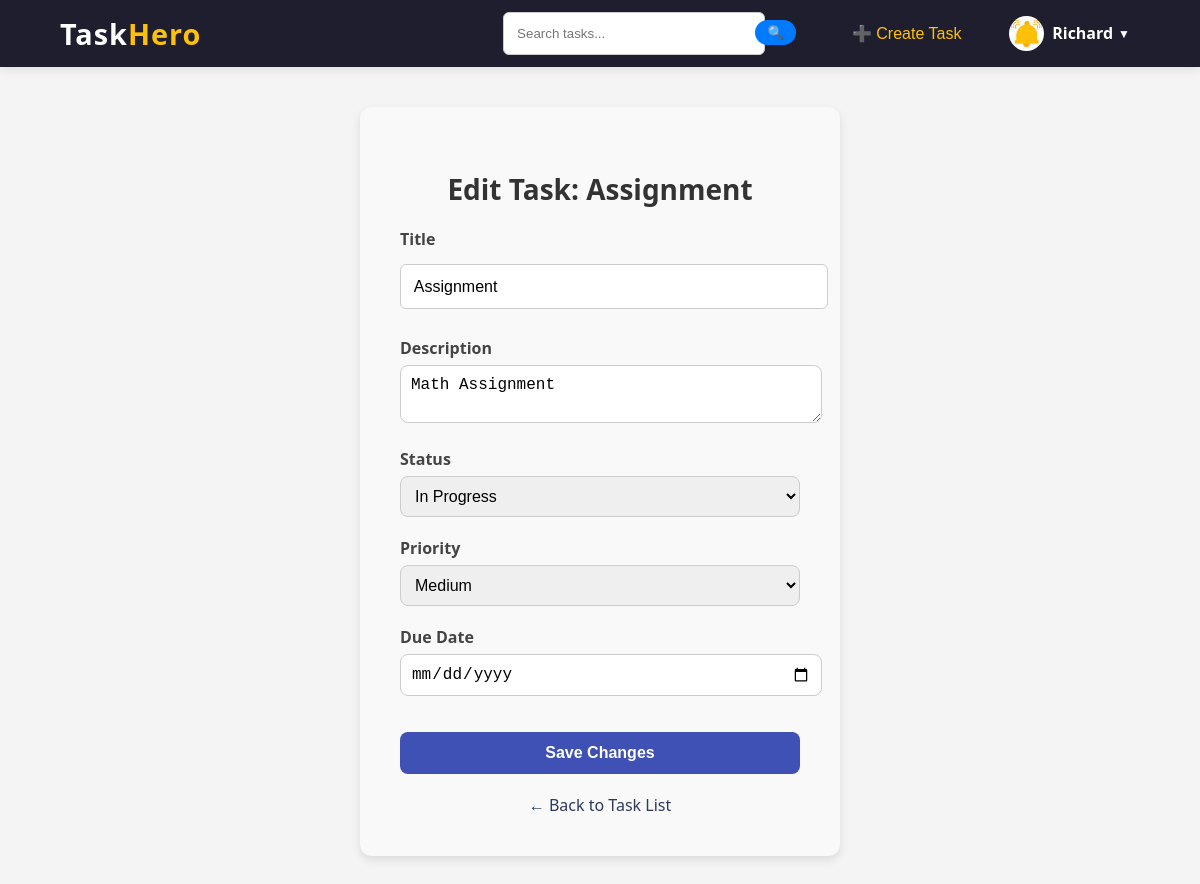
Screenshot of /task/edit/7/ (signed in) with the database file from the repository.
### core/models.py (models this page shows, shortened)
class Task(models.Model):
    STATUS_CHOICES = [
        ('to_do', 'To Do'),
        ('in_progress', 'In Progress'),
        ('completed', 'Completed'),
    ]
    PRIORITY_CHOICES = [
        ('low', 'Low'),
        ('medium', 'Medium'),
        ('high', 'High'),
    ]
    title = models.CharField(max_length=255)
    description = models.TextField()
    due_date = models.DateField()
    status = models.CharField(max_length=20, choices=STATUS_CHOICES, default='to_do')
    priority = models.CharField(max_length=20, choices=PRIORITY_CHOICES, default='low')
    user = models.ForeignKey(User, on_delete=models.CASCADE, related_name='tasks')  # Link task to user

### core/views.py (the view)
# urls.py: path('task/edit/<int:task_id>/', views.edit_task, name='edit_task'),
@login_required
def edit_task(request, task_id):
    task = get_object_or_404(Task, id=task_id, user=request.user)
    if task.user != request.user:
        return HttpResponseForbidden("You do not have permission to edit this task.")
    if request.method == 'POST':
        form = TaskForm(request.POST, instance=task)
        if form.is_valid():
            form.save()
            return redirect('dashboard')  # Redirect to the task list after updating
    else:
        form = TaskForm(instance=task)
    return render(request, 'core/edit_task.html', {'form': form, 'task': task})

### core/forms.py (shortened to what this page needs)
class TaskForm(forms.ModelForm):
    class Meta:
        model = Task
        fields = ['title', 'description', 'due_date', 'status', 'priority']
    due_date = forms.DateField(widget=forms.DateInput(attrs={'type': 'date'}))
    priority = forms.ChoiceField(choices=[('low', 'Low'), ('medium', 'Medium'), ('high', 'High')])

### core/templates/core/edit_task.html (shortened to what this page needs)
{% extends 'core/base.html' %}
{% load static %}
{% block content %}
<div class="form-container">
  <h2 class="form-title">Edit Task: {{ task.title }}</h2>
  <form method="POST" action="" class="task-form">
    <div class="form-group">
      <label for="title">Title</label>
      <input type="text" name="title" id="title" value="{{ form.title.value }}" required>
    </div>
    <div class="form-group">
      <label for="description">Description</label>
      <textarea name="description" id="description">{{ form.description.value }}</textarea>
    </div>
    <div class="form-group">
      <label for="status">Status</label>
      <select name="status" id="status" required>
        {% for value, label in form.fields.status.choices %}
          <option value="{{ value }}" {% if form.status.value == value %}selected{% endif %}>{{ label }}</option>
        {% endfor %}
      </select>
    </div>
    <div class="form-group">
      <label for="priority">Priority</label>
      <select name="priority" id="priority" required>
        {% for value, label in form.fields.priority.choices %}
          <option value="{{ value }}" {% if form.priority.value == value %}selected{% endif %}>{{ label }}</option>
        {% endfor %}
      </select>
    </div>
    <div class="form-group">
      <label for="due_date">Due Date</label>
      <input type="date" name="due_date" id="due_date" value="{{ form.due_date.value|default_if_none:'' }}">
    </div>
    <button type="submit" class="submit-btn">Save Changes</button>
  </form>
  <a href="{% url 'dashboard' %}" class="back-link">← Back to Task List</a>
</div>
{% endblock %}

### core/templates/core/base.html (shortened to what this page needs)
{% load static %}
<!DOCTYPE html>
<html lang="en">
<head>
    <link rel="stylesheet" href="{% static 'core/style.css' %}">
    <link rel="stylesheet" href="https://cdnjs.cloudflare.com/ajax/libs/animate.css/4.1.1/animate.min.css"/>
</head>
<body>
    <nav class="navbar">
        <div class="container">
            <div class="logo">Task<span>Hero</span></div>
            <div class="nav-links">
                {% if user.is_authenticated %}
                <form action="{% url 'search_tasks' %}" method="get" class="search-form">
                  <input type="text" name="q" placeholder="Search tasks..." required>
                  <button type="submit">🔍</button>
                </form>
                <form action="{% url 'create_task'%}" method="post" class="logout-form">
                    <button type="submit" class="create-btn">➕ Create Task</button>
                </form>
                  <div class="profile-dropdown">
                    <div class="profile-toggle" onclick="toggleDropdown()">
                        {% if profile.profile_picture %}
                            <img src="{{ profile.profile_picture.url }}" alt="Profile Picture" class="profile-img">
                        {% else %}
                            <img src="{% static 'core/images/reminder2.jpeg' %}" alt="Default Profile Picture" class="profile-img">
                        {% endif %}
                        <span class="profile-name">{{ user.first_name|title }}</span>
                        <span class="dropdown-icon">▼</span>
                    </div>
                  </div>
                {% endif %}
            </div>
        </nav>
    <div class="content">
        {% block content %}
        {% endblock %}
    </div>
</body>
</html>

### core/static/core/style.css (style rules this page uses)
body { font-family: 'Segoe UI', sans-serif; margin: 0; padding: 0; background: #f4f4f4; }
.navbar { background-color: #1e1e2f; padding: 4px 0; box-shadow: 0 2px 10px rgba(0,0,0,0.1); position: sticky; top: 0; z-index: 1000; }
.navbar .container { width: 90%; max-width: 1200px; margin: 0 auto; display: flex; justify-content: space-between; align-items: center; }
.logo { font-size: 1.8rem; color: #ffffff; font-weight: bold; letter-spacing: 1px; }
.logo span { color: #ffc107; }
.nav-links { display: flex; gap: 25px; align-items: center; }
.nav-links a, .logout-form button { color: #FFC107; text-decoration: none; font-weight: 500; font-size: 1rem; background: none; border: none; cursor: pointer; transition: color 0.3s ease; }
.logout-form { display: inline; }
.nav-links a, .logout-form button { position: relative; }
.nav-links a::after, .logout-form button::after { content: ''; position: absolute; left: 0; bottom: -4px; width: 0; height: 2px; background-color: #ffc107; transition: width 0.3s ease; }
.profile-dropdown { position: relative; display: inline-block; }
.profile-toggle { display: flex; align-items: center; cursor: pointer; padding: 5px 10px; border-radius: 20px; color: white; transition: background 0.3s ease; }
.profile-img { width: 35px; height: 35px; border-radius: 50%; object-fit: cover; margin-right: 8px; }
.profile-name { font-weight: bold; margin-right: 5px; }
.dropdown-icon { font-size: 12px; }
.form-container { max-width: 400px; background: white; margin: 3rem auto; padding: 2rem; border-radius: 10px; box-shadow: 0 8px 16px rgba(0,0,0,0.1); }
h2 { text-align: center; color: #2e3a59; }
form { display: flex; flex-direction: column; }
form input[type="text"], form input[type="password"], form input[type="email"] { padding: 0.8rem; margin: 0.5rem 0; border: 1px solid #ccc; border-radius: 6px; }
form button { background-color: #2e3a59; color: white; padding: 0.8rem; margin-top: 1rem; border: none; border-radius: 6px; cursor: pointer; font-weight: bold; }
.form-container a { color: #2e3a59; text-decoration: none; font-weight: 500; }
.form-container { max-width: 400px; margin: 40px auto; padding: 40px; background-color: #f9f9f9; border-radius: 12px; box-shadow: 0 4px 10px rgba(0, 0, 0, 0.1); }
.form-title { text-align: center; font-size: 28px; margin-bottom: 20px; color: #333; }
.task-form { display: flex; flex-direction: column; }
.form-group { margin-bottom: 20px; }
.form-group label { display: block; font-weight: bold; margin-bottom: 6px; color: #444; }
.form-group input, .form-group textarea, .form-group select { width: 100%; padding: 10px; border: 1px solid #ccc; border-radius: 8px; font-size: 16px; transition: border 0.2s; }
.submit-btn { padding: 12px; background-color: #3f51b5; color: #fff; font-weight: bold; border: none; border-radius: 8px; cursor: pointer; font-size: 16px; transition: background-color 0.3s; }
.back-link { display: block; text-align: center; margin-top: 20px; color: #3f51b5; text-decoration: none; font-weight: 500; }
.create-btn { margin: 0; }
.search-form { width: 30vw; display: flex; justify-content: space-around; align-items: center; position: relative; }
.search-form input { padding: 5px 10px; border-radius: 20px; border: 1px solid #ccc; width: 65%; }
.search-form button { background-color: #007bff; color: white; padding: 5px 12px; border: none; border-radius: 20px; cursor: pointer; transition: background-color 0.3s ease; position: absolute; top: 0%; right: 5%; }

### rows the page displays
Task: title "Assignment", description "Math Assignment", status "In Progress", priority "Medium"

### other values shown
{{ user.first_name|title }} "Richard"
